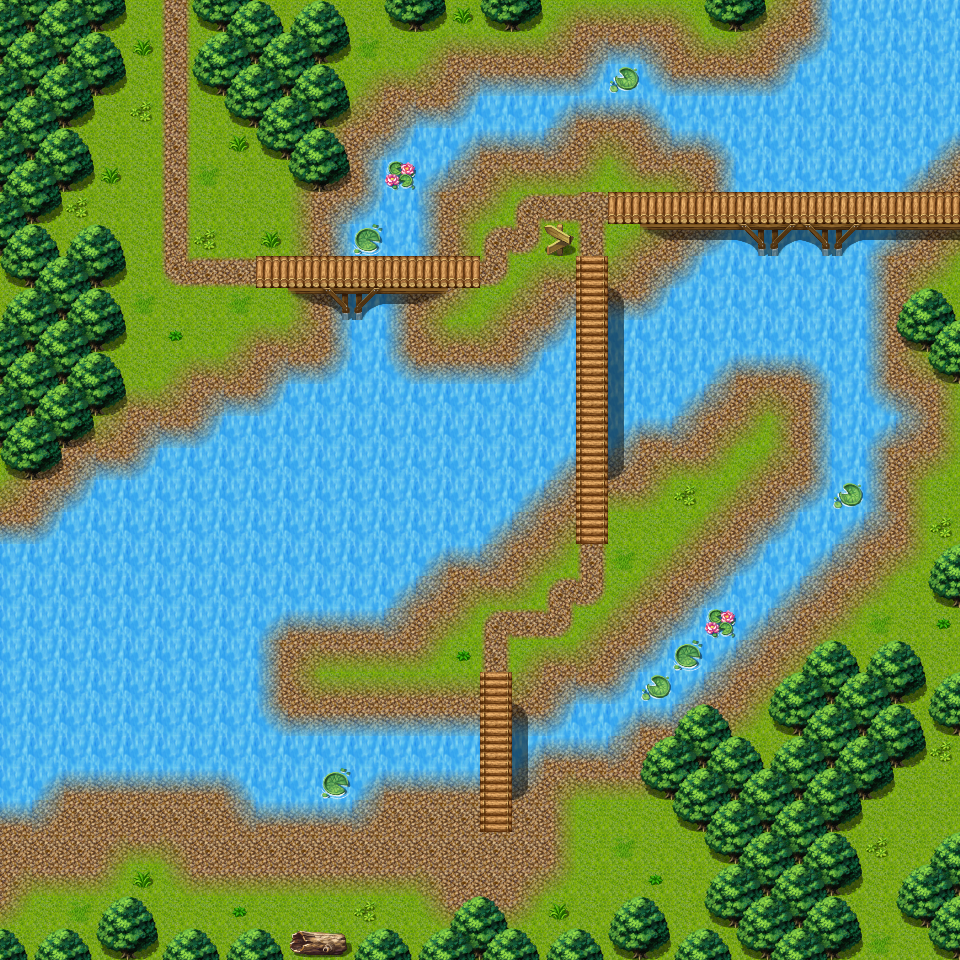

Tiled map render using the project's own tile images. Description and the map definition, with tile-layer contents summarised, below:
An orthogonal 30x30 tile map with 32x32 px tiles, 3 tile layers (Ground, Objects, Above), 1 hidden layer not drawn, 40 tilesets and 13 objects (9x spawn, 3x mapchange, sign).

<map version="1.0" orientation="orthogonal" width="30" height="30" tilewidth="32" tileheight="32">
 <properties>
  <property name="outdoors" value="1" />
 </properties>
 <tileset firstgid="1" name="map_bed_1" tilewidth="32" tileheight="32">
  <image source="../drawable/map_bed_1.png" width="512" height="256" />
 </tileset>
 <tileset firstgid="129" name="map_border_1" tilewidth="32" tileheight="32">
  <image source="../drawable/map_border_1.png" width="512" height="256" />
 </tileset>
 <tileset firstgid="257" name="map_bridge_1" tilewidth="32" tileheight="32">
  <image source="../drawable/map_bridge_1.png" width="512" height="256" />
 </tileset>
 <tileset firstgid="385" name="map_broken_1" tilewidth="32" tileheight="32">
  <image source="../drawable/map_broken_1.png" width="512" height="256" />
 </tileset>
 <tileset firstgid="513" name="map_cavewall_1" tilewidth="32" tileheight="32">
  <image source="../drawable/map_cavewall_1.png" width="576" height="192" />
 </tileset>
 <tileset firstgid="621" name="map_cavewall_2" tilewidth="32" tileheight="32">
  <image source="../drawable/map_cavewall_2.png" width="576" height="192" />
 </tileset>
 <tileset firstgid="729" name="map_cavewall_3" tilewidth="32" tileheight="32">
  <image source="../drawable/map_cavewall_3.png" width="576" height="192" />
 </tileset>
 <tileset firstgid="837" name="map_chair_table_1" tilewidth="32" tileheight="32">
  <image source="../drawable/map_chair_table_1.png" width="512" height="256" />
 </tileset>
 <tileset firstgid="965" name="map_crate_1" tilewidth="32" tileheight="32">
  <image source="../drawable/map_crate_1.png" width="512" height="256" />
 </tileset>
 <tileset firstgid="1093" name="map_cupboard_1" tilewidth="32" tileheight="32">
  <image source="../drawable/map_cupboard_1.png" width="512" height="256" />
 </tileset>
 <tileset firstgid="1221" name="map_curtain_1" tilewidth="32" tileheight="32">
  <image source="../drawable/map_curtain_1.png" width="512" height="256" />
 </tileset>
 <tileset firstgid="1349" name="map_entrance_1" tilewidth="32" tileheight="32">
  <image source="../drawable/map_entrance_1.png" width="512" height="256" />
 </tileset>
 <tileset firstgid="1477" name="map_fence_1" tilewidth="32" tileheight="32">
  <image source="../drawable/map_fence_1.png" width="512" height="256" />
 </tileset>
 <tileset firstgid="1605" name="map_fence_2" tilewidth="32" tileheight="32">
  <image source="../drawable/map_fence_2.png" width="512" height="256" />
 </tileset>
 <tileset firstgid="1733" name="map_ground_1" tilewidth="32" tileheight="32">
  <image source="../drawable/map_ground_1.png" width="512" height="256" />
 </tileset>
 <tileset firstgid="1861" name="map_ground_2" tilewidth="32" tileheight="32">
  <image source="../drawable/map_ground_2.png" width="512" height="256" />
 </tileset>
 <tileset firstgid="1989" name="map_ground_3" tilewidth="32" tileheight="32">
  <image source="../drawable/map_ground_3.png" width="512" height="256" />
 </tileset>
 <tileset firstgid="2117" name="map_ground_4" tilewidth="32" tileheight="32">
  <image source="../drawable/map_ground_4.png" width="512" height="256" />
 </tileset>
 <tileset firstgid="2245" name="map_ground_5" tilewidth="32" tileheight="32">
  <image source="../drawable/map_ground_5.png" width="512" height="256" />
 </tileset>
 <tileset firstgid="2373" name="map_ground_6" tilewidth="32" tileheight="32">
  <image source="../drawable/map_ground_6.png" width="512" height="256" />
 </tileset>
 <tileset firstgid="2501" name="map_ground_7" tilewidth="32" tileheight="32">
  <image source="../drawable/map_ground_7.png" width="512" height="256" />
 </tileset>
 <tileset firstgid="2629" name="map_ground_8" tilewidth="32" tileheight="32">
  <image source="../drawable/map_ground_8.png" width="512" height="256" />
 </tileset>
 <tileset firstgid="2757" name="map_indoor_1" tilewidth="32" tileheight="32">
  <image source="../drawable/map_indoor_1.png" width="512" height="256" />
 </tileset>
 <tileset firstgid="2885" name="map_kitchen_1" tilewidth="32" tileheight="32">
  <image source="../drawable/map_kitchen_1.png" width="512" height="256" />
 </tileset>
 <tileset firstgid="3013" name="map_outdoor_1" tilewidth="32" tileheight="32">
  <image source="../drawable/map_outdoor_1.png" width="512" height="256" />
 </tileset>
 <tileset firstgid="3141" name="map_pillar_1" tilewidth="32" tileheight="32">
  <image source="../drawable/map_pillar_1.png" width="512" height="256" />
 </tileset>
 <tileset firstgid="3269" name="map_plant_1" tilewidth="32" tileheight="32">
  <image source="../drawable/map_plant_1.png" width="512" height="256" />
 </tileset>
 <tileset firstgid="3397" name="map_rock_1" tilewidth="32" tileheight="32">
  <image source="../drawable/map_rock_1.png" width="512" height="256" />
 </tileset>
 <tileset firstgid="3525" name="map_roof_1" tilewidth="32" tileheight="32">
  <image source="../drawable/map_roof_1.png" width="512" height="256" />
 </tileset>
 <tileset firstgid="3653" name="map_roof_2" tilewidth="32" tileheight="32">
  <image source="../drawable/map_roof_2.png" width="512" height="256" />
 </tileset>
 <tileset firstgid="3781" name="map_shop_1" tilewidth="32" tileheight="32">
  <image source="../drawable/map_shop_1.png" width="512" height="256" />
 </tileset>
 <tileset firstgid="3909" name="map_sign_ladder_1" tilewidth="32" tileheight="32">
  <image source="../drawable/map_sign_ladder_1.png" width="512" height="256" />
 </tileset>
 <tileset firstgid="4037" name="map_table_1" tilewidth="32" tileheight="32">
  <image source="../drawable/map_table_1.png" width="512" height="256" />
 </tileset>
 <tileset firstgid="4165" name="map_trail_1" tilewidth="32" tileheight="32">
  <image source="../drawable/map_trail_1.png" width="512" height="256" />
 </tileset>
 <tileset firstgid="4293" name="map_tree_1" tilewidth="32" tileheight="32">
  <image source="../drawable/map_tree_1.png" width="512" height="256" />
 </tileset>
 <tileset firstgid="4421" name="map_wall_1" tilewidth="32" tileheight="32">
  <image source="../drawable/map_wall_1.png" width="512" height="256" />
 </tileset>
 <tileset firstgid="4549" name="map_wall_2" tilewidth="32" tileheight="32">
  <image source="../drawable/map_wall_2.png" width="480" height="256" />
 </tileset>
 <tileset firstgid="4669" name="map_wall_3" tilewidth="32" tileheight="32">
  <image source="../drawable/map_wall_3.png" width="480" height="256" />
 </tileset>
 <tileset firstgid="4789" name="map_window_1" tilewidth="32" tileheight="32">
  <image source="../drawable/map_window_1.png" width="512" height="256" />
 </tileset>
 <tileset firstgid="4917" name="map_window_2" tilewidth="32" tileheight="32">
  <image source="../drawable/map_window_2.png" width="512" height="256" />
 </tileset>
 <layer name="Ground" width="30" height="30">
  <data>[900 cells, 900 non-empty, 5 distinct tile ids]</data>
 </layer>
 <layer name="Objects" width="30" height="30">
  <data>[900 cells, 536 non-empty, 32 distinct tile ids]</data>
 </layer>
 <layer name="Above" width="30" height="30">
  <data>[900 cells, 99 non-empty, 14 distinct tile ids]</data>
 </layer>
 <layer name="Walkable" width="30" height="30" visible="0">
  <data>[900 cells, 619 non-empty, 1 distinct tile ids]</data>
 </layer>
 <objectgroup name="Mapevents">
  <object name="south" type="mapchange" x="0" y="832" width="32" height="128">
   <properties>
    <property name="map" value="waterway0" />
    <property name="place" value="east" />
   </properties>
  </object>
  </objectgroup>
 <objectgroup name="Spawn">
  <!-- 9 objects omitted --></objectgroup>
 <objectgroup name="Keys" />
</map>
<!-- 12 of 13 objects omitted -->
